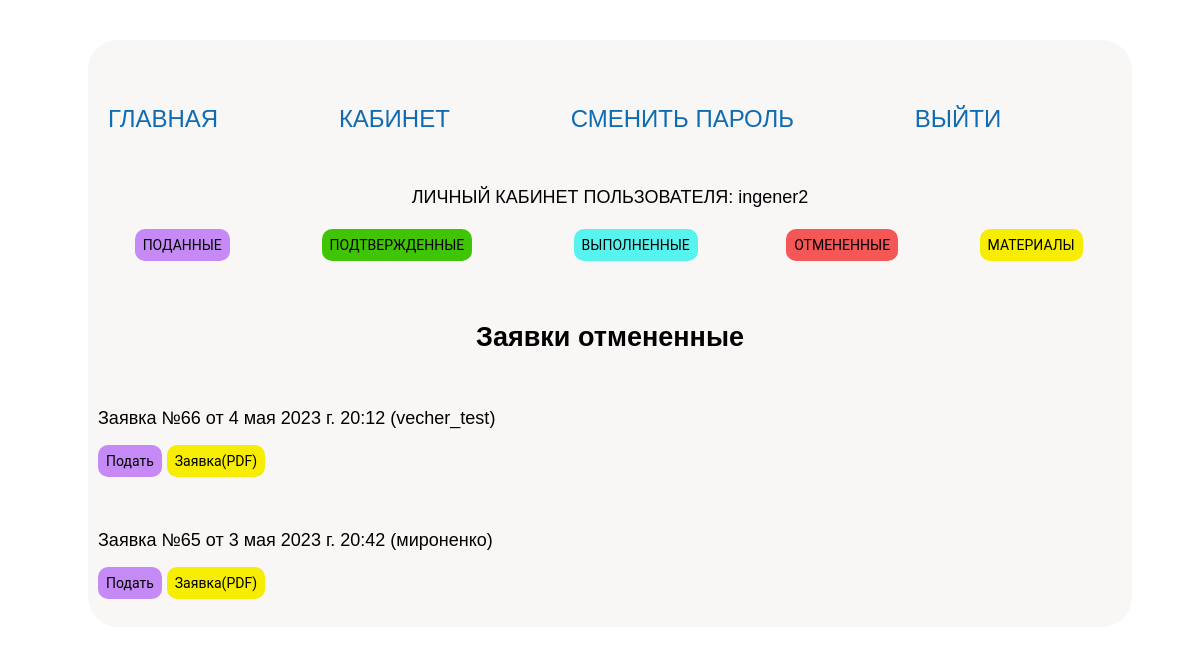
The app's page /all_applications_cancel/ (signed in), older data.
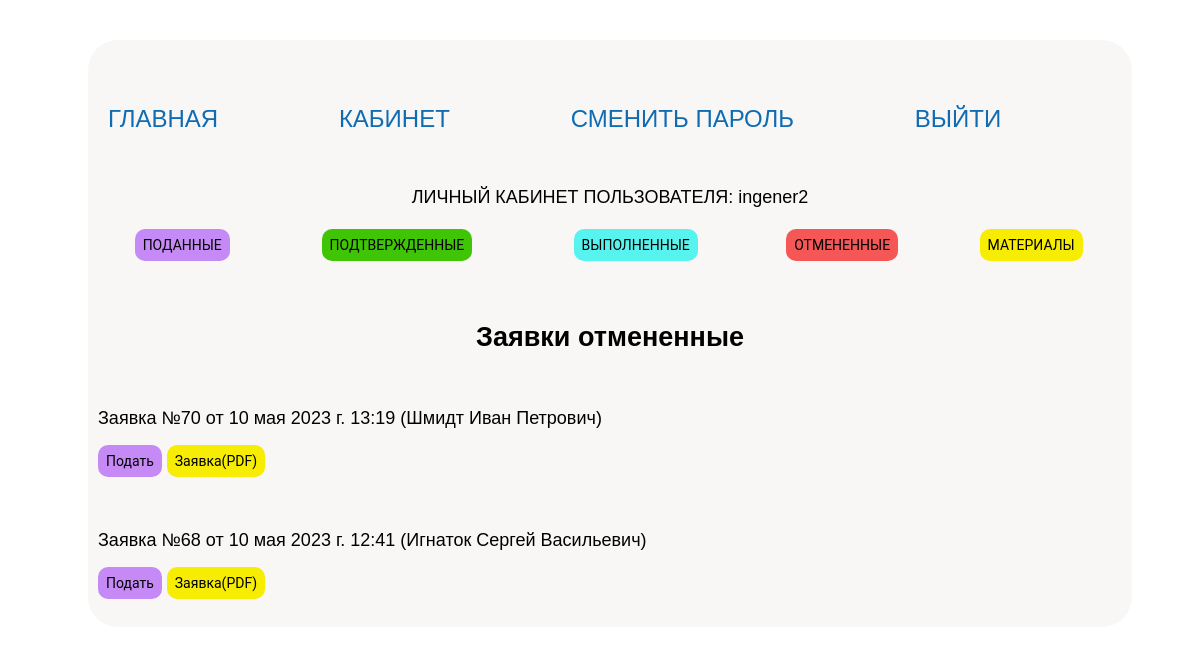
The same page, newer data.
### main/models.py (models this page shows, shortened)
class Application(models.Model):
    aplic_user = models.ForeignKey(
        User,
        null=True,
        on_delete=models.SET_NULL,
        verbose_name="Пользователь",
    )
    aplic_status = models.ForeignKey(
        Aplic_status,
        null=True,
        on_delete=models.SET_NULL,
        verbose_name="Статус заявки",
    )
    aplic_date = models.DateTimeField(
        auto_now_add=True, verbose_name="Дата добавления заявки"
    )
    user_fio = models.CharField(
        max_length=2000, null=True, verbose_name="ФИО заявителя"
    )
    user_telephon = models.CharField(
        max_length=2000, null=True, verbose_name="Телефон заявителя"
    )
    user_email = models.CharField(
        max_length=2000, null=True, verbose_name="Электронная почта заявителя"
    )
    org_name = models.CharField(
        max_length=2000, null=True, verbose_name="Наименование организации"
    )
    org_adress_ur = models.CharField(
        max_length=2000, null=True, verbose_name="Адрес организации (юридический)"
    )
    org_adress_f = models.CharField(
        max_length=2000, null=True, verbose_name="Адрес организации (фактический)"
    )
    org_bank_name = models.CharField(
        max_length=2000, null=True, verbose_name="Банк")
    org_bank_adress = models.CharField(
        max_length=2000, null=True, verbose_name="Адрес банка"
    )
    org_bank_rs = models.CharField(
        max_length=2000, null=True, verbose_name="Рассчетный счет"
    )
    org_bank_kod = models.CharField(
        max_length=2000, null=True, verbose_name="Код банка"
    )
    org_bank_unp = models.CharField(
        max_length=2000, null=True, verbose_name="УНП")
    org_bank_okpo = models.CharField(
        max_length=2000, null=True, verbose_name="ОКПО")
    org_contakt_data = models.CharField(
        max_length=2000, null=True, verbose_name="Контактные данные"
    )
    org_director_name = models.CharField(
        max_length=2000, null=True, verbose_name="Ф.И.О. руководителя"
    )
    org_deystvie = models.CharField(
        max_length=2000, null=True, verbose_name="Действует на основании"
    )
    sposob_svarki = models.ForeignKey(
        Welding_method,
        null=True,
        on_delete=models.SET_NULL,
        verbose_name="Способ сварки",
    )
    sheet_butt_weld_steel_grade = models.CharField(
        max_length=2000, null=True, verbose_name="Марка стали листа - Стыковой шов"
    )
    sheet_butt_weld_min_thickn = models.CharField(
        max_length=2000,
        null=True,
        verbose_name="Минимальная толщина листа - Стыковой шов",
    )
    sheet_butt_weld_max_thickn = models.CharField(
        max_length=2000,
        null=True,
        verbose_name="Максимальная толщина листа - Стыковой шов",
    )
    sheet_butt_weld_position = models.CharField(
        max_length=2000,
        null=True,
        verbose_name="Пространственное положение листа - Стыковой шов",
    )
    sheet_fillet_weld_steel_grade = models.CharField(
        max_length=2000, null=True, verbose_name="Марка стали листа - Угловой шов"
    )
    sheet_fillet_weld_min_thickn = models.CharField(
        max_length=2000,
        null=True,
        verbose_name="Минимальная толщина листа - Угловой шов",
    )
    sheet_fillet_weld_max_thickn = models.CharField(
        max_length=2000,
        null=True,
        verbose_name="Максимальная толщина листа - Угловой шов",
    )
    sheet_fillet_weld_position = models.CharField(
        max_length=2000,
        null=True,
        verbose_name="Пространственное положение листа - Угловой шов",
    )
    tube_butt_weld_steel_grade = models.CharField(
        max_length=2000, null=True, verbose_name="Марка стали трубы - Стыковой шов"
    )
    tube_butt_weld_min_thickn = models.CharField(
        max_length=2000,
        null=True,
        verbose_name="Минимальная толщина стенки трубы - Стыковой шов",
    )
    tube_butt_weld_max_thickn = models.CharField(
        max_length=2000,
        null=True,
        verbose_name="Максимальная толщина стенки трубы - Стыковой шов",
    )
    tube_butt_weld_min_diam = models.CharField(
        max_length=2000,
        null=True,
        verbose_name="Минимальный диаметр трубы - Стыковой шов",
    )
    tube_butt_weld_max_diam = models.CharField(
        max_length=2000,
        null=True,
        verbose_name="Максимальный диаметр трубы - Стыковой шов",
    )
    tube_butt_weld_position = models.CharField(
        max_length=2000,
        null=True,
        verbose_name="Пространственное положение  трубы - Стыковой шов",
    )
    tube_fillet_weld_steel_grade = models.CharField(
        max_length=2000, null=True, verbose_name="Марка стали трубы - Угловой шов"
    )
    tube_fillet_weld_min_thickn = models.CharField(
        max_length=2000,
        null=True,
        verbose_name="Минимальная толщина стенки трубы - Угловой шов",
    )
    tube_fillet_weld_max_thickn = models.CharField(
        max_length=2000,
        null=True,
        verbose_name="Максимальная толщина стенки трубы - Угловой шов",
    )
    tube_fillet_weld_min_diam = models.CharField(
        max_length=2000,
        null=True,
        verbose_name="Минимальный диаметр трубы - Угловой шов",
    )
    tube_fillet_weld_max_diam = models.CharField(
        max_length=2000,
        null=True,
        verbose_name="Максимальный диаметр трубы - Угловой шов",
    )
    tube_fillet_weld_position = models.CharField(
        max_length=2000,
        null=True,
        verbose_name="Пространственное положение  трубы - Угловой шов",
    )
    gpn = models.CharField(
        max_length=2000,
        null=True,
        verbose_name="Подведомственные Госпромнадзору МЧС РБ",
    )
    mas = models.CharField(
        max_length=2000,
        null=True,
        verbose_name="Подведомственные Министерству архитектуры и строительства РБ",
    )
    welder_name = models.CharField(
        max_length=2000,
        null=True,
        verbose_name="Имя сварщика",
    )
    welder_brand = models.CharField(
        max_length=2000,
        null=True,
        verbose_name="Клеймо сварщика",
    )
    welder_card_id = models.CharField(
        max_length=2000,
        null=True,
        default="---",
        verbose_name="Номер удостоверения сварщика",
    )
    welder_passport = models.CharField(
        max_length=2000,
        null=True,
        verbose_name="Паспорт сварщика",
    )
    welder_date_birth = models.CharField(
        max_length=2000,
        null=True,
        verbose_name="Дата рождения сварщика",
    )
    start_date = models.CharField(
        max_length=2000,
        null=True,
        default="NULL",
        verbose_name="Дата начала контроля",
    )
    end_date = models.CharField(
        max_length=2000,
        null=True,
        verbose_name="Дата окончания контроля",
    )
    welder_material = models.CharField(
        max_length=2000,
        null=True,
        default="---",
        verbose_name="Сварочный материал",
    )
    weld_main_material_plate = models.CharField(
        max_length=2000,
        null=True,
        default="---",
        verbose_name="Материал основной - Лист",
    )
    weld_main_material_tube = models.CharField(
        max_length=2000,
        null=True,
        default="---",
        verbose_name="Материал основной - Труба",
    )
    chef_kom_pos = models.CharField(
        max_length=2000,
        null=True,
        verbose_name="Должность председателя комиссии",
    )
    chef_kom_fio = models.CharField(
        max_length=2000,
        null=True,
        verbose_name="Имя председателя комиссии",
    )
    kom_pos = models.CharField(
        max_length=2000,
        null=True,
        verbose_name="Должность члена комиссии",
    )
    kom_fio = models.CharField(
        max_length=2000,
        null=True,
        verbose_name="Имя члена комиссии",
    )
    class Meta:
        verbose_name = "Заявка"
        verbose_name_plural = "Заявки"

### main/views.py (the view)
@login_required(login_url=reverse_lazy("login"))
def all_applications_cancel(request):
    title = "Заявки отмененные"
    username = str(request.user)
    if username == "admin":
        group = "admin"
    else:
        user = get_object_or_404(User, username=username)
        group = str(user.groups.get(user=user.id))
    if group == "customer":
        result = Application.objects.filter(
            Q(aplic_status_id="3") & Q(aplic_user_id=request.user.id)
        ).order_by("-aplic_date")
    elif group == "engineer":
        result = Application.objects.filter(
            aplic_status_id="3").order_by("-aplic_date")
    return render(
        request,
        "main/all_applications_cancel.html",
        {
            "title": title,
            "result": result,
            "group": group,
        },
    )

### main/templates/main/all_applications_cancel.html (shortened to what this page needs)
{% extends 'main/private_office_s1.html' %} {% block content_1 %}
<br /><br />
<h2><p class="center">Заявки отмененные</p></h2>
 {% if group == "engineer" %} {% for i in result %}
<br />
<p>Заявка №{{ i.id }} от {{ i.aplic_date }} ({{i.user_fio}})</p>
<p>
  <a href="{% url 'application_give' pk=i.id %}">
    <button class="button pod">Подать</button></a>
  <a href="{% url 'pdf_application' pk=i.id %}">
    <button class="button pdf_z">Заявка(PDF)</button></a>
</p>
{% endfor %} {% endif %} {% endblock %}

### main/templates/main/private_office_s1.html (shortened to what this page needs)
{% extends 'main/base.html' %}
{% block content %}
<br>
<br>
<p align='center' >ЛИЧНЫЙ КАБИНЕТ ПОЛЬЗОВАТЕЛЯ: {{ user }}
<table class="menu_1">
	<tbody>
		<tr>
            <td style="text-align: center"><a href="{% url 'all_applications_give' %}"><button class="button pod">ПОДАННЫЕ</button></a></td>
			<td style="text-align: center"><a href="{% url 'all_applications_confirm' %}"><button class="button podtv">ПОДТВЕРЖДЕННЫЕ</button></a></td>
            <td style="text-align: center"><a href="{% url 'all_applications_done' %}"><button class="button vyp">ВЫПОЛНЕННЫЕ</button></a></td>
            <td style="text-align: center"><a href="{% url 'all_applications_cancel' %}"><button class="button otm">ОТМЕНЕННЫЕ</button></a></td>
            {% if group == "engineer" %}
            <td style="text-align: center"><a href="{% url 'material_plate' %}"><button class="button pdf_z">МАТЕРИАЛЫ</button></a></td>
            {% endif %}
		</tr>
	</tbody>
</table>
{% block content_1 %}
{% endblock %}
{% endblock %}

### main/templates/main/base.html (shortened to what this page needs)
{% load static %}
<!DOCTYPE html>
<html lang="ru">
  <head>
    <link
      type="text/css"
      href="{% static 'main/css/styles.css' %}"
      rel="stylesheet"
    />
    <link rel="stylesheet"
                    href="https://cdnjs.cloudflare.com/ajax/libs/font-awesome/4.7.0/css/font-awesome.min.css">
  </head>
  <body>
    <div class="wrap_total">
      {% if user.is_authenticated %}
      <ul class="header-menu">
        <li><a href="{% url 'index' %}">Главная</a></li>
        <li><a href="{% url 'all_applications_give' %}">Кабинет</a></li>
        <li><a href={% url 'change' %}>СМЕНИТЬ ПАРОЛЬ</a></li>
        <li><a href={% url 'logout' %}>ВЫЙТИ</a><li>
      </ul>
      {% endif %}
      {% block content %}
      {% endblock %}
    </div>
  </body>
</html>

### main/static/main/css/styles.css (style rules this page uses)
body { padding-top: 10px !important; width: 1000px; }
TABLE { width: auto; }
TD, TH { padding: 3px; text-align: center; }
* { outline: 0; }
ul { margin: 0; padding: 0; list-style: none; }
a { color: #0f6cb3; text-decoration: none; }
.wrap_total { position: relative; width: 1024px; padding-top: 30px; margin: auto; height: auto; z-index: 1; background: rgb(249, 246, 246); border-radius: 30px; }
.header-menu { font-size: 24px; display: -webkit-box; display: -webkit-flex; display: -ms-flexbox; display: flex; width: 100%; margin-top: 40px; -webkit-box-pack: justify; -webkit-justify-content: space-between; -ms-flex-pack: justify; justify-content: space-between; }
.header-menu li { position: relative; display: block; margin-left: 10px; text-align: center; }
.header-menu a { position: relative; display: block; padding-bottom: 6px; -webkit-transition: 0.4s; transition: 0.4s; text-transform: uppercase; }
body { font-family: "Arial"; font-size: 18px; border: 0px solid; width: 1024px; margin-left: auto; margin-right: auto; margin-top: 30px; padding: 10px; line-height: 18px; }
div { border: 0px solid; padding: 10px; }
.center { text-align: center; }
.button { border: none; outline: none; display: inline-block; text-align: center; text-decoration: none; cursor: pointer; font-size: 14px; font-family: Roboto, Verdana, Tahoma, sans; padding: 8px 8px; border-radius: 10px; color: rgb(0, 0, 0); }
.button.otm { background: #f55757; color: rgb(0, 0, 0); }
.button.podtv { background: #40c506; color: rgb(0, 0, 0); }
.button.pdf_z { background: #f6ed03; color: rgb(0, 0, 0); }
.button.pod { background: #c58af5; color: rgb(0, 0, 0); }
.button.vyp { background: #57f4ef; color: rgb(0, 0, 0); }

### main/templates/main/private_office_s1.html (style rules this page uses)
table.menu_1 { width: 100%; border-collapse:collapse; border-spacing:0; height: auto; }
table.menu_1,table.menu_1 td, table.menu_1 th { border: 0px solid #595959; }
table.menu_1 td,table.menu_1 th { padding: 3px; width: 30px; height: 35px; }

### main/templates/main/all_applications_cancel.html (style rules this page uses)
div { width: 650px; }

Row changes from the older to the newer data that the page shows:
removed Application: id "66", aplic_date "4 мая 2023 г. 20:12", user_fio "vecher_test"
removed Application: id "65", aplic_date "3 мая 2023 г. 20:42", user_fio "мироненко"
added Application: id "70", aplic_date "10 мая 2023 г. 13:19", user_fio "Шмидт Иван Петрович"
added Application: id "68", aplic_date "10 мая 2023 г. 12:41", user_fio "Игнаток Сергей Васильевич"
